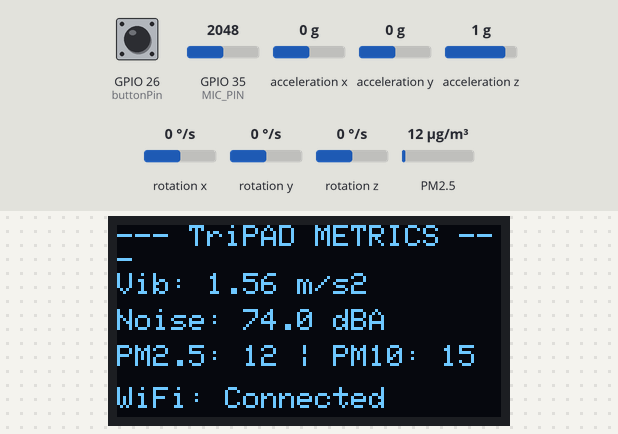
The sketch below on a simulated ESP32. Parts: 128×64 one-colour display. The test bench sets the inputs (shaded band); at power-on: GPIO 26 (buttonPin) HIGH, GPIO 35 (MIC_PIN) = 2048, acceleration x 0 g, acceleration y 0 g, acceleration z 1 g, rotation x 0 °/s, rotation y 0 °/s, rotation z 0 °/s, PM2.5 12 µg/m³. WiFi joins after 1.5 s; servers stay silent unless stated; what the sketch prints to the serial monitor is not drawn.

4.6 s: GPIO 26 (buttonPin) pulled LOW for 0.15 s
Above: at 5.7 s.
Timing chart, 0 to 7.6 s (numbered marks = the images above; inputs shaded):
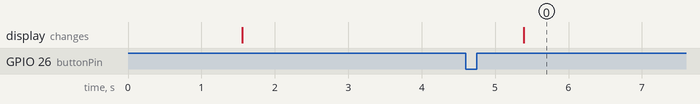

Measured:
- after the input at 4.6 s, the display: changes after 0.79 s (image 0)

The sketch:

ALLSENSORS.ino
```cpp
#include "MPU6050.h"
#include <Wire.h>
#include <math.h>
#include "PMS.h"
#include <WiFi.h>
#include <Firebase_ESP_Client.h>
#include "addons/TokenHelper.h"
#include "addons/RTDBHelper.h"
#include <WiFiClientSecure.h>
#include <UniversalTelegramBot.h>

// --- New OLED Libraries ---
#include <Adafruit_GFX.h>
#include <Adafruit_SSD1306.h>

#define SCREEN_WIDTH 128
#define SCREEN_HEIGHT 64
#define OLED_RESET    -1 // Reset pin # (or -1 if sharing Arduino reset pin)
#define SCREEN_ADDRESS 0x3C // Common I2C address for 128x64 OLEDs
Adafruit_SSD1306 display(SCREEN_WIDTH, SCREEN_HEIGHT, &Wire, OLED_RESET);

MPU6050 mpu;
HardwareSerial pmsSerial(2);
PMS pms(pmsSerial);
PMS::DATA data;

// Pin definitions
#define MIC_PIN 35

// Vibration thresholds (CCOHS)
#define VIBRATION_WARNING 2.5
#define VIBRATION_DANGER 5.0

// Noise thresholds (CCOHS)
#define NOISE_WARNING 80.0
#define NOISE_LIMIT 85.0

// Dust thresholds (WHO)
#define PM25_WARNING 15.0
#define PM25_DANGER 25.0

#define PM10_WARNING 45.0
#define PM10_DANGER 50.0

#define PM1_WARNING 15.0

#define WIFI_SSID "Rogers 1509"
#define WIFI_PASSWORD "hsu22200"

#define DATABASE_URL "https://glip-data-storage-default-rtdb.firebaseio.com/"
#define DATABASE_SECRET "3AeNxjTWc84tYS0gKJgNR5ATq1asQxIRBAmMdMu5"

#define BOT_TOKEN "8886495077:AAHy_oqOITHPqDkuSWKE9S1nMoQ2MZfAzh0"
#define CHAT_ID "8015900696"

FirebaseData fbdo;
FirebaseAuth auth;
FirebaseConfig config;
WiFiClientSecure client;
UniversalTelegramBot bot(BOT_TOKEN, client);

const char* ssid = WIFI_SSID;
const char* password = WIFI_PASSWORD;

const int buttonPin = 26;
int buttonState = 0;

float offsetX = 0.86, offsetY = 0.5, offsetZ = -11;

unsigned long lastNoiseUpdate = 0;
float sumSquares = 0;
long sampleCount = 0;
float currentDBA = 0.0;

// Global variables to hold the most recent VALID dust readings
uint16_t stablePM1_0 = 0;
uint16_t stablePM2_5 = 0;
uint16_t stablePM10_0 = 0;

// Global variable to pace the Serial Monitor printing
unsigned long lastPrintTime = 0;

bool vibrationAlertSent = false;
bool noiseAlertSent = false;
bool pm25AlertSent = false;
bool pm10AlertSent = false;
bool vibrationWarningSent = false;
bool noiseWarningSent = false;
bool pm25WarningSent = false;
bool pm10WarningSent = false;

// Global variables for display tracking
float globalMagnitude = 0.0;

void updateNoiseNonBlocking() {
  int raw = analogRead(MIC_PIN);
  float voltage = raw * (3.3 / 4095.0);
  float acSignal = voltage - 1.096;

  sumSquares += (acSignal * acSignal);
  sampleCount++;

  if (millis() - lastNoiseUpdate >= 1000) {
    float rmsVoltage = sqrt(sumSquares / sampleCount);
    if (rmsVoltage < 0.0001) rmsVoltage = 0.0001;

    float dBA = 20.0 * log10(rmsVoltage) + 79.1;
    if (dBA <= 45.5){
      dBA = dBA - 13.0;
      if (dBA < 32.0) dBA = 32.0;
    }
    currentDBA = dBA;
    sumSquares = 0;
    sampleCount = 0;
    lastNoiseUpdate = millis();
  }
}

// --- New function to handle screen drawing ---
void updateOLED() {
  display.clearDisplay();
  display.setTextSize(1);
  display.setTextColor(SSD1306_WHITE);

  // Title
  display.setCursor(0, 0);
  display.println("--- TriPAD METRICS ---");

  // Vibration Row
  display.setCursor(0, 16);
  display.printf("Vib: %.2f m/s2", globalMagnitude);
  if (globalMagnitude >= VIBRATION_DANGER) display.print(" !");

  // Noise Row
  display.setCursor(0, 28);
  display.printf("Noise: %.1f dBA", currentDBA);
  if (currentDBA >= NOISE_LIMIT) display.print(" !");

  // Dust Row
  display.setCursor(0, 40);
  display.printf("PM2.5: %u | PM10: %u", stablePM2_5, stablePM10_0);

  // System Status
  display.setCursor(0, 54);
  if (WiFi.status() == WL_CONNECTED) {
    display.print("WiFi: Connected");
  } else {
    display.print("WiFi: Disconnected");
  }

  display.display();
}

void setup() {
  Serial.begin(115200);
  delay(1000);

  // Initialize I2C bus early so screen can show boot status
  Wire.begin(21, 22);
  delay(500);

  // --- Initialize OLED ---
  if(!display.begin(SSD1306_SWITCHCAPVCC, SCREEN_ADDRESS)) {
    Serial.println(F("SSD1306 allocation failed"));
    // Don't freeze execution, but log it
  } else {
    display.clearDisplay();
    display.setTextSize(1);
    display.setTextColor(SSD1306_WHITE);
    display.setCursor(0,20);
    display.println("Booting TriPAD...");
    display.display();
  }

  Serial.println();
  Serial.print("Connecting to ");
  Serial.println(ssid);

  // Start the Wi-Fi connection
  WiFi.begin(ssid, password);

  // Wait until the ESP32 successfully connects to the router
  while (WiFi.status() != WL_CONNECTED) {
    delay(500);
    Serial.print(".");
  }

  // Connection successful
  Serial.println("");
  Serial.println("Wi-Fi connected!");
  Serial.print("IP address: ");
  Serial.println(WiFi.localIP());

  config.database_url = DATABASE_URL;
  config.signer.tokens.legacy_token = DATABASE_SECRET;

  Firebase.begin(&config, &auth);
  Firebase.reconnectWiFi(true);

  Serial.println("Firebase connected");

  client.setInsecure();
  bot.sendMessage(CHAT_ID, "TriPAD Online - Monitoring Active", "");
  Serial.println("Telegram message sent");

  pinMode(buttonPin, INPUT_PULLUP);

  pmsSerial.begin(9600, SERIAL_8N1, 16, 17);

  mpu.initialize();

  lastNoiseUpdate = millis();
  lastPrintTime = millis();
}

void loop() {

  // Continuously sample the microphone and compute RMS voltage
  updateNoiseNonBlocking();

  // Continuously read the PMS dust sensor stream into the data buffer
  bool newPMDataAvailable = pms.read(data);

  if (newPMDataAvailable) {
      stablePM1_0 = data.PM_SP_UG_1_0;
      stablePM2_5 = data.PM_SP_UG_2_5;
      stablePM10_0 = data.PM_SP_UG_10_0;
    }

  buttonState = digitalRead(buttonPin);

  // Only execute printing, uploading, and screen refreshes if the button is pressed
  if (buttonState == LOW) {

    // Pace the execution block to run exactly once per second
    if (millis() - lastPrintTime >= 1000) {
      lastPrintTime = millis();

      // Gather accelerometer data
      int16_t ax, ay, az;
      mpu.getAcceleration(&ax, &ay, &az);

      float axf = (ax / 16384.0 * 9.8) + offsetX;
      float ayf = (ay / 16384.0 * 9.8) + offsetY;
      float azf = (az / 16384.0 * 9.8) + offsetZ;
      globalMagnitude = sqrt(axf * axf + ayf * ayf + azf * azf); // assigned to global for OLED usage

      // --- Print Vibration Metrics ---
      Serial.print("VIBRATION | ");
      Serial.print(globalMagnitude, 2);
      Serial.print(" m/s²");
      if (globalMagnitude >= VIBRATION_DANGER) {
        Serial.println(" ALERT: VIBRATION EXCEEDS 5.0 m/s²");
        vibrationWarningSent = false;
        if (!vibrationAlertSent){
          bot.sendMessage(CHAT_ID, "ALERT: VIBRATION EXCEEDS 5.0 m/s²", "");
          vibrationAlertSent = true;
        }
      }
      else if (globalMagnitude >= VIBRATION_WARNING) {
        Serial.println("WARNING: EXCEEDS 2.5 m/s²");
        vibrationAlertSent = false;
        if (!vibrationWarningSent){
          bot.sendMessage(CHAT_ID, "WARNING: EXCEEDS 2.5 m/s²", "");
          vibrationWarningSent = true;
        }
      }
      else {
        Serial.println(" | STATUS: NORMAL");
        vibrationAlertSent = false;
        vibrationWarningSent = false;
      }

      // --- Print Noise Metrics ---
      Serial.print("NOISE     | ");
      Serial.print(currentDBA, 1);
      Serial.print(" dBA");
      if (currentDBA >= NOISE_LIMIT) {
        Serial.println("ALERT: EXCEEDS 85 dBA");
        noiseWarningSent = false;
        if (!noiseAlertSent){
          bot.sendMessage(CHAT_ID, "ALERT: EXCEEDS 85 dBA", "");
          noiseAlertSent = true;
        }
      }
      else if (currentDBA >= NOISE_WARNING) {

        Serial.println("WARNING: APPROACHING 85 dBA");
        noiseAlertSent = false;
        if (!noiseWarningSent){
          bot.sendMessage(CHAT_ID, "WARNING: APPROACHING 85 dBA", "");
          noiseWarningSent = true;
        }
      }
      else {
        Serial.println("STATUS: NORMAL");
        noiseAlertSent = false;
        noiseWarningSent = false;
      }

      // --- Print Dust Metrics ---
      Serial.print("DUST METRICS | ");
      Serial.printf("PM1.0: %u ug/m³ | PM2.5: %u ug/m³ | PM10: %u ug/m³\n",
                    stablePM1_0, stablePM2_5, stablePM10_0);

      Serial.print("PM 2.5 STATUS:");
      if (stablePM2_5 >= PM25_DANGER){
        Serial.println("ALERT: EXCEEDS EXPOSURE LIMIT (25 ug/m³)");
        pm25WarningSent = false;
        if (!pm25AlertSent){
          bot.sendMessage(CHAT_ID, "ALERT: EXCEEDS EXPOSURE LIMIT (25 ug/m³)\n", "");
          pm25AlertSent = true;
        }
      }
      else if (stablePM2_5 >= PM25_WARNING){
        Serial.println("WARNING: ELEVATED LEVELS (15 ug/m³)");
        pm25AlertSent = false;
        if (!pm25WarningSent){
          bot.sendMessage(CHAT_ID, "WARNING: ELEVATED LEVELS (15 ug/m³)\n", "");
          pm25WarningSent = true;
        }
      }
      else{
        Serial.println("DUST LEVELS: NORMAL");
        pm25AlertSent = false;
        pm25WarningSent = false;
      }

      Serial.print("PM 10.0 STATUS:");
      if (stablePM10_0 >= PM10_DANGER){
        Serial.println("ALERT: EXCEEDS EXPOSURE LIMIT (50 ug/m³)\n");
        pm10WarningSent = false;
        if (!pm10AlertSent){
          bot.sendMessage(CHAT_ID, "ALERT: EXCEEDS EXPOSURE LIMIT (50 ug/m³)", "");
          pm10AlertSent = true;
        }
      }
      else if (stablePM10_0 >= PM10_WARNING){
        Serial.println("WARNING: ELEVATED LEVELS (45 ug/m³)\n");
        pm10AlertSent = false;
        if (!pm10WarningSent){
          bot.sendMessage(CHAT_ID, "WARNING: ELEVATED LEVELS (45 ug/m³)", "");
          pm10WarningSent = true;
        }
      }
      else{
        Serial.println("DUST LEVELS: NORMAL");
        pm10AlertSent = false;
        pm10WarningSent = false;
      }

      // --- Firebase Sync ---
      if (Firebase.ready()) {
        Firebase.RTDB.setFloat(&fbdo, "/tripAD/noise", currentDBA);
        Firebase.RTDB.setFloat(&fbdo, "/tripAD/vibration", globalMagnitude);
        Firebase.RTDB.setInt(&fbdo, "/tripAD/pm25", stablePM2_5);
        Firebase.RTDB.setInt(&fbdo, "/tripAD/pm10", stablePM10_0);
        Firebase.RTDB.setInt(&fbdo, "/tripAD/pm1", stablePM1_0);
        Serial.println(">>> Live data synced to Firebase! <<<");
      } else {
        Serial.println(">>> Firebase Error: Not Ready <<<");
      }

      // --- Refresh the OLED Screen with current data ---
      updateOLED();

      Serial.println("------------------------------------------");
    }
  }
}
```
